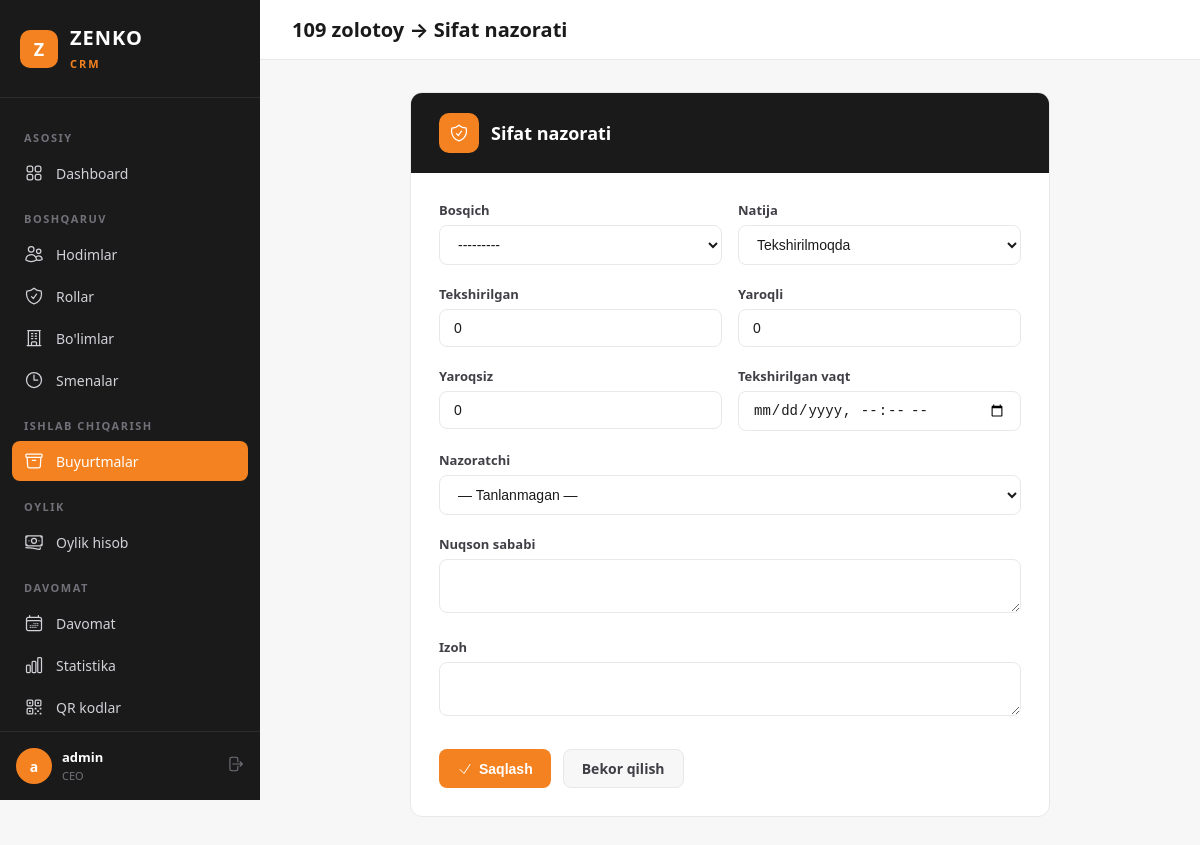
Screenshot of /order/2/quality/create/ (signed in) with the database file from the repository.
### apps/users/models.py (models this page shows)
class User(AbstractUser):
    first_name = None
    last_name = None
    email = None
    name = models.CharField('Ism', max_length=150)
    phone = models.CharField('Telefon raqam', max_length=20, blank=True)
    role = models.ForeignKey(
        Role,
        verbose_name='Rol',
        on_delete=models.SET_NULL,
        related_name='users',
        null=True,
        blank=True,
    )
    department = models.ForeignKey(
        Department,
        verbose_name='Bo\'lim',
        on_delete=models.SET_NULL,
        related_name='users',
        null=True,
        blank=True,
    )
    shift = models.ForeignKey(
        Shift,
        verbose_name='Smena',
        on_delete=models.SET_NULL,
        related_name='users',
        null=True,
        blank=True,
    )
    branch = models.ForeignKey(
        Branch,
        verbose_name='Filial',
        on_delete=models.PROTECT,
        related_name='users',
        null=True,
        blank=True,
    )
    REQUIRED_FIELDS = ['name']
    class Meta:
        verbose_name = 'Hodim'
        verbose_name_plural = 'Hodimlar'
        ordering = ['-date_joined']
    def __str__(self):
        return f'{self.name} ({self.username})'

### apps/order/models.py (models this page shows, shortened)
class Order(models.Model):
    class Status(models.TextChoices):
        NEW        = 'new',        'Yangi'
        ACCEPTED   = 'accepted',   'Qabul qilindi'
        IN_PROCESS = 'in_process', 'Ishlab chiqarilmoqda'
        READY      = 'ready',      'Tayyor'
        DELIVERED  = 'delivered',   'Topshirildi'
        CANCELLED  = 'cancelled',  'Bekor qilindi'
    class CurrentStage(models.TextChoices):
        CASTING       = 'casting',       'Quyish bo\'limi'
        MONTAJ        = 'montaj',        'Montaj bo\'limi'
        HANGING       = 'hanging',       'Ilish bo\'limi'
        STONE_SETTING = 'stone_setting', 'Tosh qadash bo\'limi'
        PACKAGING     = 'packaging',     'Upakovka bo\'limi'
        WAREHOUSE     = 'warehouse',     'Ombor'
        OUTSOURCE     = 'outsource',     'Tashqi ishlov'
    order_number = models.CharField('Buyurtma raqami', max_length=20, unique=True, blank=True)
    name     = models.CharField('Buyurtma nomi', max_length=255)
    quantity = models.PositiveIntegerField('Miqdori')
    image    = models.ImageField(
        'Rasm',
        upload_to='orders/%Y/%m/',
        blank=True,
        null=True,
    )
    deadline      = models.DateField('Tayyor bo\'lish sanasi')
    status        = models.CharField('Holati', max_length=20, choices=Status.choices, default=Status.NEW)
    current_stage = models.CharField('Joriy bo\'lim', max_length=20, choices=CurrentStage.choices, blank=True)
    note          = models.TextField('Izoh', blank=True)
    created_by    = models.ForeignKey(
        settings.AUTH_USER_MODEL,
        on_delete=models.SET_NULL,
        verbose_name='Yaratuvchi',
        related_name='created_orders',
        blank=True,
        null=True,
    )
    created_at = models.DateTimeField('Yaratilgan vaqt', auto_now_add=True)
    updated_at = models.DateTimeField('Yangilangan vaqt', auto_now=True)
    class Meta:
        ordering = ['-created_at']
        verbose_name = 'Buyurtma'
        verbose_name_plural = 'Buyurtmalar'

### apps/order/views/quality_views.py (the view, shortened to what this page needs)
# urls.py: path('<int:pk>/quality/create/', views.QualityCreateView.as_view(), name='quality_create'),
class QualityCreateView(CEORequiredMixin, View):
    template_name = 'order/quality_form.html'
    def get(self, request, pk):
        order = get_object_or_404(Order, pk=pk)
        form = QualityControlForm()
        return render(request, self.template_name, {
            'form': form,
            'order': order,
            'title': 'Sifat nazorati',
            'active_nav': 'orders',
        })

### apps/order/forms.py
class QualityControlForm(forms.ModelForm):
    class Meta:
        model = QualityControl
        fields = ('stage', 'result', 'checked_quantity', 'passed_quantity',
                  'defect_quantity', 'defect_reason', 'inspector', 'note', 'checked_at')
        widgets = {
            'checked_at': forms.DateTimeInput(attrs={'type': 'datetime-local', 'class': 'form-control'}),
            'defect_reason': forms.Textarea(attrs={'rows': 2, 'class': 'form-control'}),
            'note': forms.Textarea(attrs={'rows': 2, 'class': 'form-control'}),
        }

### apps/order/views/mixins.py (called while the page is built)
    def dispatch(self, request, *args, **kwargs):
        if not request.user.is_authenticated:
            return self.handle_no_permission()
        if not (request.user.role and request.user.role.name == 'CEO'):
            if not request.user.is_superuser:
                messages.error(request, 'Sizda bu sahifaga kirish huquqi yo\'q.')
                return redirect('login')
        return super().dispatch(request, *args, **kwargs)

### apps/order/templates/order/quality_form.html (shortened to what this page needs)
{% extends "ceo/base.html" %}
{% block page_title %}{{ order.name }} → {{ title }}{% endblock %}
{% block content %}
<div class="form-card">
    <div class="form-header">
        <div class="icon">
        </div>
        <h2>{{ title }}</h2>
    </div>
    <div class="form-body">
        <form method="post">
            <div class="two-col">
                <div class="form-group">
                    <label for="id_stage">Bosqich</label>
                    <select name="stage" id="id_stage" class="form-control">
                        {% for val, label in form.fields.stage.choices %}
                        <option value="{{ val }}" {% if form.stage.value == val %}selected{% endif %}>{{ label }}</option>
                        {% endfor %}
                    </select>
                </div>
                <div class="form-group">
                    <label for="id_result">Natija</label>
                    <select name="result" id="id_result" class="form-control">
                        {% for val, label in form.fields.result.choices %}
                        <option value="{{ val }}" {% if form.result.value == val %}selected{% endif %}>{{ label }}</option>
                        {% endfor %}
                    </select>
                </div>
            </div>
            <div class="two-col">
                <div class="form-group">
                    <label for="id_checked_quantity">Tekshirilgan</label>
                    <input type="number" name="checked_quantity" id="id_checked_quantity" class="form-control" value="{{ form.checked_quantity.value|default:0 }}" min="0">
                </div>
                <div class="form-group">
                    <label for="id_passed_quantity">Yaroqli</label>
                    <input type="number" name="passed_quantity" id="id_passed_quantity" class="form-control" value="{{ form.passed_quantity.value|default:0 }}" min="0">
                </div>
            </div>
            <div class="two-col">
                <div class="form-group">
                    <label for="id_defect_quantity">Yaroqsiz</label>
                    <input type="number" name="defect_quantity" id="id_defect_quantity" class="form-control" value="{{ form.defect_quantity.value|default:0 }}" min="0">
                </div>
                <div class="form-group">
                    <label for="id_checked_at">Tekshirilgan vaqt</label>
                    <input type="datetime-local" name="checked_at" id="id_checked_at" class="form-control" value="{{ form.checked_at.value|default:'' }}">
                </div>
            </div>
            <div class="form-group">
                <label for="id_inspector">Nazoratchi</label>
                <select name="inspector" id="id_inspector" class="form-control">
                    <option value="">— Tanlanmagan —</option>
                </select>
            </div>
            <div class="form-group">
                <label for="id_defect_reason">Nuqson sababi</label>
                <textarea name="defect_reason" id="id_defect_reason" class="form-control" rows="2">{{ form.defect_reason.value|default:'' }}</textarea>
            </div>
            <div class="form-group">
                <label for="id_note">Izoh</label>
                <textarea name="note" id="id_note" class="form-control" rows="2">{{ form.note.value|default:'' }}</textarea>
            </div>
            <div class="form-actions">
                <button type="submit" class="btn btn-primary">
                    <svg xmlns="http://www.w3.org/2000/svg" fill="none" viewBox="0 0 24 24" stroke-width="1.5" stroke="currentColor"><path stroke-linecap="round" stroke-linejoin="round" d="m4.5 12.75 6 6 9-13.5"/></svg>
                    Saqlash
                </button>
                <a href="{% url 'order:order_detail' order.pk %}" class="btn btn-secondary">Bekor qilish</a>
            </div>
        </form>
    </div>
</div>
{% endblock %}

### apps/ceo/templates/ceo/base.html (shortened to what this page needs)
{% load static %}
<!DOCTYPE html>
<html lang="uz">
<head>
</head>
<body>
    <aside class="sidebar" id="sidebar">
        <div class="sidebar-brand">
            <div class="logo">Z</div>
            <div>
                <span>ZENKO</span><br>
                <small>CRM</small>
            </div>
        </div>
        <nav class="sidebar-nav">
            <div class="nav-label">Asosiy</div>
            <a href="{% url 'ceo:dashboard' %}" class="nav-link {% if active_nav == 'dashboard' %}active{% endif %}">
                Dashboard
            </a>
            <div class="nav-label">Boshqaruv</div>
            <a href="{% url 'ceo:user_list' %}" class="nav-link {% if active_nav == 'users' %}active{% endif %}">
                Hodimlar
            </a>
            <a href="{% url 'ceo:role_list' %}" class="nav-link {% if active_nav == 'roles' %}active{% endif %}">
                Rollar
            </a>
            <a href="{% url 'ceo:department_list' %}" class="nav-link {% if active_nav == 'departments' %}active{% endif %}">
                Bo'limlar
            </a>
            <a href="{% url 'ceo:shift_list' %}" class="nav-link {% if active_nav == 'shifts' %}active{% endif %}">
                <svg xmlns="http://www.w3.org/2000/svg" fill="none" viewBox="0 0 24 24" stroke-width="1.5" stroke="currentColor"><path stroke-linecap="round" stroke-linejoin="round" d="M12 6v6h4.5m4.5 0a9 9 0 1 1-18 0 9 9 0 0 1 18 0Z"/></svg>
                Smenalar
            </a>
            <div class="nav-label">Ishlab chiqarish</div>
            <a href="{% url 'order:order_list' %}" class="nav-link {% if active_nav == 'orders' %}active{% endif %}">
                Buyurtmalar
            </a>
            <div class="nav-label">Oylik</div>
            <a href="{% url 'ceo:salary_list' %}" class="nav-link {% if active_nav == 'salary' %}active{% endif %}">
                Oylik hisob
            </a>
            <div class="nav-label">Davomat</div>
            <a href="{% url 'ceo:attendance_list' %}" class="nav-link {% if active_nav == 'attendance' %}active{% endif %}">
                Davomat
            </a>
            <a href="{% url 'ceo:attendance_stats' %}" class="nav-link {% if active_nav == 'stats' %}active{% endif %}">
                Statistika
            </a>
            <a href="{% url 'ceo:qr_cards_all' %}" class="nav-link {% if active_nav == 'qr_cards' %}active{% endif %}">
                QR kodlar
            </a>
        </nav>
        <div class="sidebar-footer">
            <div class="sidebar-user">
                <div class="avatar">{{ request.user.name|make_list|first|default:"C" }}</div>
                <div class="info">
                    <strong>{{ request.user.name }}</strong>
                    <small>CEO</small>
                </div>
                <a href="{% url 'logout' %}" class="btn-logout" title="Chiqish">
                </a>
            </div>
        </div>
    </aside>
    <div class="main">
        <header class="topbar">
            <div style="display:flex;align-items:center;gap:12px;">
                <h1>{% block page_title %}Dashboard{% endblock %}</h1>
            </div>
        </header>
        <div class="content">
            {% block content %}{% endblock %}
        </div>
    </div>
</body>
</html>

### apps/ceo/templates/ceo/base.html (style rules this page uses)
:root { --orange: #F58220; --orange-hover: #E0741A; --orange-light: #FFF3E6; --black: #1A1A1A; --dark: #2D2D2D; --gray-100: #F7F7F8; --gray-200: #E8E8EC; --gray-300: #D1D1D8; --gray-500: #71717A; --gray-700: #3F3F46; --white: #FFFFFF; --red: #EF4444; --green: #22C55E; --sidebar-w: 260px; }
* { margin: 0; padding: 0; box-sizing: border-box; }
body { font-family: 'Segoe UI', system-ui, -apple-system, sans-serif; background: var(--gray-100); color: var(--black); min-height: 100vh; }
.sidebar { position: fixed; top: 0; left: 0; width: var(--sidebar-w); height: 100vh; background: var(--black); display: flex; flex-direction: column; z-index: 100; transition: transform .3s; }
.sidebar-brand { padding: 24px 20px; border-bottom: 1px solid var(--dark); display: flex; align-items: center; gap: 12px; }
.sidebar-brand .logo { width: 38px; height: 38px; background: var(--orange); border-radius: 10px; display: flex; align-items: center; justify-content: center; font-weight: 800; color: var(--white); font-size: 18px; }
.sidebar-brand span { color: var(--white); font-size: 20px; font-weight: 700; letter-spacing: 1px; }
.sidebar-brand small { color: var(--orange); font-size: 11px; font-weight: 600; text-transform: uppercase; letter-spacing: 2px; }
.sidebar-nav { flex: 1; padding: 16px 12px; overflow-y: auto; }
.nav-label { color: var(--gray-500); font-size: 11px; font-weight: 600; text-transform: uppercase; letter-spacing: 1.5px; padding: 16px 12px 8px; }
.nav-link { display: flex; align-items: center; gap: 12px; padding: 10px 12px; color: var(--gray-300); text-decoration: none; border-radius: 8px; font-size: 14px; font-weight: 500; transition: all .2s; margin-bottom: 2px; }
.nav-link.active { background: var(--orange); color: var(--white); }
.nav-link svg { width: 20px; height: 20px; flex-shrink: 0; }
.sidebar-footer { padding: 16px; border-top: 1px solid var(--dark); }
.sidebar-user { display: flex; align-items: center; gap: 10px; color: var(--gray-300); font-size: 13px; }
.sidebar-user .avatar { width: 36px; height: 36px; background: var(--orange); border-radius: 50%; display: flex; align-items: center; justify-content: center; font-weight: 700; color: var(--white); font-size: 14px; }
.sidebar-user .info { flex: 1; }
.sidebar-user .info strong { display: block; color: var(--white); font-size: 13px; }
.sidebar-user .info small { color: var(--gray-500); font-size: 11px; }
.btn-logout { color: var(--gray-500); text-decoration: none; font-size: 13px; transition: color .2s; }
.main { margin-left: var(--sidebar-w); min-height: 100vh; }
.topbar { background: var(--white); border-bottom: 1px solid var(--gray-200); padding: 16px 32px; display: flex; align-items: center; justify-content: space-between; position: sticky; top: 0; z-index: 50; }
.topbar h1 { font-size: 20px; font-weight: 700; color: var(--black); }
.content { padding: 32px; }
.btn { display: inline-flex; align-items: center; gap: 6px; padding: 9px 18px; border-radius: 8px; font-size: 14px; font-weight: 600; text-decoration: none; border: none; cursor: pointer; transition: all .2s; }
.btn svg { width: 16px; height: 16px; }
.btn-primary { background: var(--orange); color: var(--white); }
.btn-secondary { background: var(--gray-100); color: var(--gray-700); border: 1px solid var(--gray-200); }
.form-group { margin-bottom: 20px; }
.form-group label { display: block; font-size: 13px; font-weight: 600; color: var(--gray-700); margin-bottom: 6px; }
.form-control { width: 100%; padding: 10px 14px; border: 1px solid var(--gray-200); border-radius: 8px; font-size: 14px; color: var(--black); background: var(--white); transition: border-color .2s; }
select.form-control { appearance: auto; }
.form-actions { display: flex; gap: 12px; padding-top: 8px; }

### apps/order/templates/order/quality_form.html (style rules this page uses)
.form-card { max-width: 640px; margin: 0 auto; background: var(--white); border-radius: 12px; border: 1px solid var(--gray-200); overflow: hidden; }
.form-header { background: var(--black); color: var(--white); padding: 20px 28px; display: flex; align-items: center; gap: 12px; }
.form-header .icon { width: 40px; height: 40px; background: var(--orange); border-radius: 10px; display: flex; align-items: center; justify-content: center; }
.form-header .icon svg { width: 20px; height: 20px; color: var(--white); }
.form-header h2 { font-size: 18px; font-weight: 700; }
.form-body { padding: 28px; }
.two-col { display: grid; grid-template-columns: 1fr 1fr; gap: 16px; }

### rows the page displays
User: user.name|make_list "a", user.name "admin"
Order: name "109 zolotoy"

### other values shown
{{ title }} "Sifat nazorati"
form field stage "---------"
form field result "Tekshirilmoqda"
